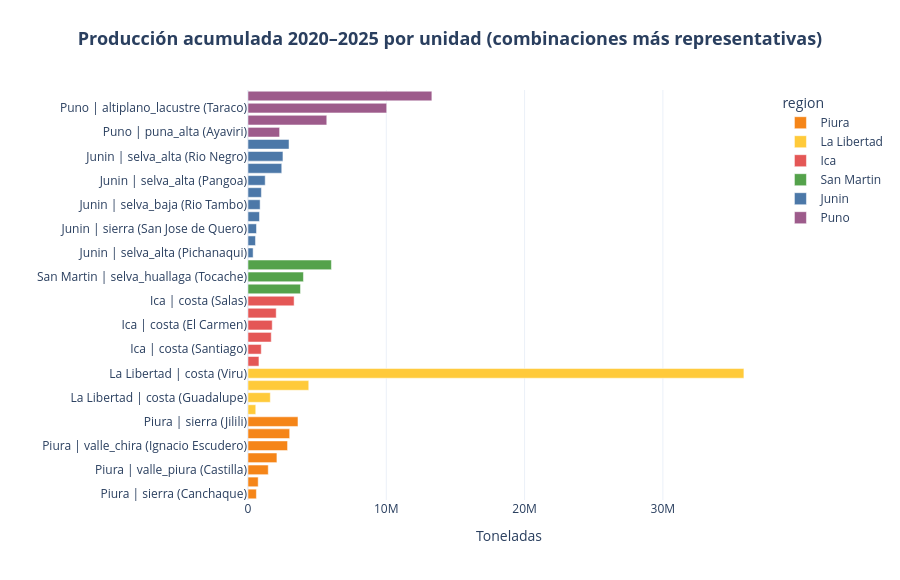

Notebook source saved alongside this figure:
### Markdown cell above
# Sección 1 — Análisis regional y por cultivo

## 1. Volumen productivo por unidad

Ranking de las 14 unidades (región × piso × distrito) según producción acumulada 2020–2025.

### Code cell
vol_unidad = (
    df.groupby(["region", "unidad"], observed=True)["produccion_piso_ton"]
    .sum(min_count=1)
    .reset_index(name="produccion_total_ton")
    .sort_values("produccion_total_ton")
)

fig = px.bar(
    vol_unidad, x="produccion_total_ton", y="unidad", color="region", orientation="h",
    color_discrete_map=REGION_COLORS, category_orders={"region": REGION_ORDER},
    labels={"produccion_total_ton": "Toneladas", "unidad": ""},
)
fig.update_layout(
    title=titulo_centrado("Producción acumulada 2020–2025 por unidad (combinaciones más representativas)"),
    height=580, margin=dict(t=90),
)
guardar(fig, "eda_regional_volumen_unidad")
fig.show()

### Figure 1 — Plotly figure (JSON) as saved in the notebook; plotly's stock layout.template omitted (floating-point values rounded to 4 significant figures)
{"data": [{"hovertemplate": "region=Piura<br>Toneladas=%{x}<br>=%{y}<extra></extra>", "legendgroup": "Piura", "marker": {"color": "#F58518", "pattern": {"shape": ""}}, "name": "Piura", "orientation": "h", "showlegend": true, "textposition": "auto", "type": "bar", "x": [607500.0, 736400.0, 1465000.0, 2091000.0, 2861000.0, 3014000.0, 3614000.0], "xaxis": "x", "y": ["Piura | sierra (Canchaque)", "Piura | valle_chira (Sullana)", "Piura | valle_piura (Castilla)", "Piura | valle_chira (Querecotillo)", "Piura | valle_chira (Ignacio Escudero)", "Piura | bosque_seco (Tambogrande)", "Piura | sierra (Jilili)"], "yaxis": "y"}, {"hovertemplate": "region=La Libertad<br>Toneladas=%{x}<br>=%{y}<extra></extra>", "legendgroup": "La Libertad", "marker": {"color": "#FFCA3A", "pattern": {"shape": ""}}, "name": "La Libertad", "orientation": "h", "showlegend": true, "textposition": "auto", "type": "bar", "x": [560200.0, 1614000.0, 4393000.0, 35860000.0], "xaxis": "x", "y": ["La Libertad | yunga (Cascas)", "La Libertad | costa (Guadalupe)", "La Libertad | sierra (Huamachuco)", "La Libertad | costa (Viru)"], "yaxis": "y"}, {"hovertemplate": "region=Ica<br>Toneladas=%{x}<br>=%{y}<extra></extra>", "legendgroup": "Ica", "marker": {"color": "#E45756", "pattern": {"shape": ""}}, "name": "Ica", "orientation": "h", "showlegend": true, "textposition": "auto", "type": "bar", "x": [791300.0, 959800.0, 1682000.0, 1752000.0, 2040000.0, 3334000.0], "xaxis": "x", "y": ["Ica | costa (Nazca)", "Ica | costa (Santiago)", "Ica | costa (Independencia)", "Ica | costa (El Carmen)", "Ica | costa (Chincha Alta)", "Ica | costa (Salas)"], "yaxis": "y"}, {"hovertemplate": "region=San Martin<br>Toneladas=%{x}<br>=%{y}<extra></extra>", "legendgroup": "San Martin", "marker": {"color": "#54A24B", "pattern": {"shape": ""}}, "name": "San Martin", "orientation": "h", "showlegend": true, "textposition": "auto", "type": "bar", "x": [3795000.0, 4009000.0, 6032000.0], "xaxis": "x", "y": ["San Martin | selva_alto_mayo (Moyobamba)", "San Martin | selva_huallaga (Tocache)", "San Martin | selva_huallaga (Bajo Biavo)"], "yaxis": "y"}, {"hovertemplate": "region=Junin<br>Toneladas=%{x}<br>=%{y}<extra></extra>", "legendgroup": "Junin", "marker": {"color": "#4C78A8", "pattern": {"shape": ""}}, "name": "Junin", "orientation": "h", "showlegend": true, "textposition": "auto", "type": "bar", "x": [370000.0, 540900.0, 614200.0, 829300.0, 876300.0, 969100.0, 1244000.0, 2441000.0, 2527000.0, 2966000.0], "xaxis": "x", "y": ["Junin | selva_alta (Pichanaqui)", "Junin | sierra (San Agustin)", "Junin | sierra (San Jose de Quero)", "Junin | sierra (Matahuasi)", "Junin | selva_baja (Rio Tambo)", "Junin | sierra (El Tambo)", "Junin | selva_alta (Pangoa)", "Junin | sierra (Huasahuasi)", "Junin | selva_alta (Rio Negro)", "Junin | selva_alta (Perene)"], "yaxis": "y"}, {"hovertemplate": "region=Puno<br>Toneladas=%{x}<br>=%{y}<extra></extra>", "legendgroup": "Puno", "marker": {"color": "#9D5B8B", "pattern": {"shape": ""}}, "name": "Puno", "orientation": "h", "showlegend": true, "textposition": "auto", "type": "bar", "x": [2285000.0, 5697000.0, 10030000.0, 13290000.0], "xaxis": "x", "y": ["Puno | puna_alta (Ayaviri)", "Puno | altiplano_lacustre (Ilave)", "Puno | altiplano_lacustre (Taraco)", "Puno | puna_alta (Pucara)"], "yaxis": "y"}], "layout": {"barmode": "relative", "height": 580, "legend": {"title": {"text": "region"}, "tracegroupgap": 0}, "margin": {"t": 90}, "title": {"font": {"size": 18}, "text": "<b>Producción acumulada 2020–2025 por unidad (combinaciones más representativas)</b>", "x": 0.5, "xanchor": "center"}, "xaxis": {"anchor": "y", "domain": [0.0, 1.0], "title": {"text": "Toneladas"}}, "yaxis": {"anchor": "x", "domain": [0.0, 1.0], "title": {"text": ""}}}}
